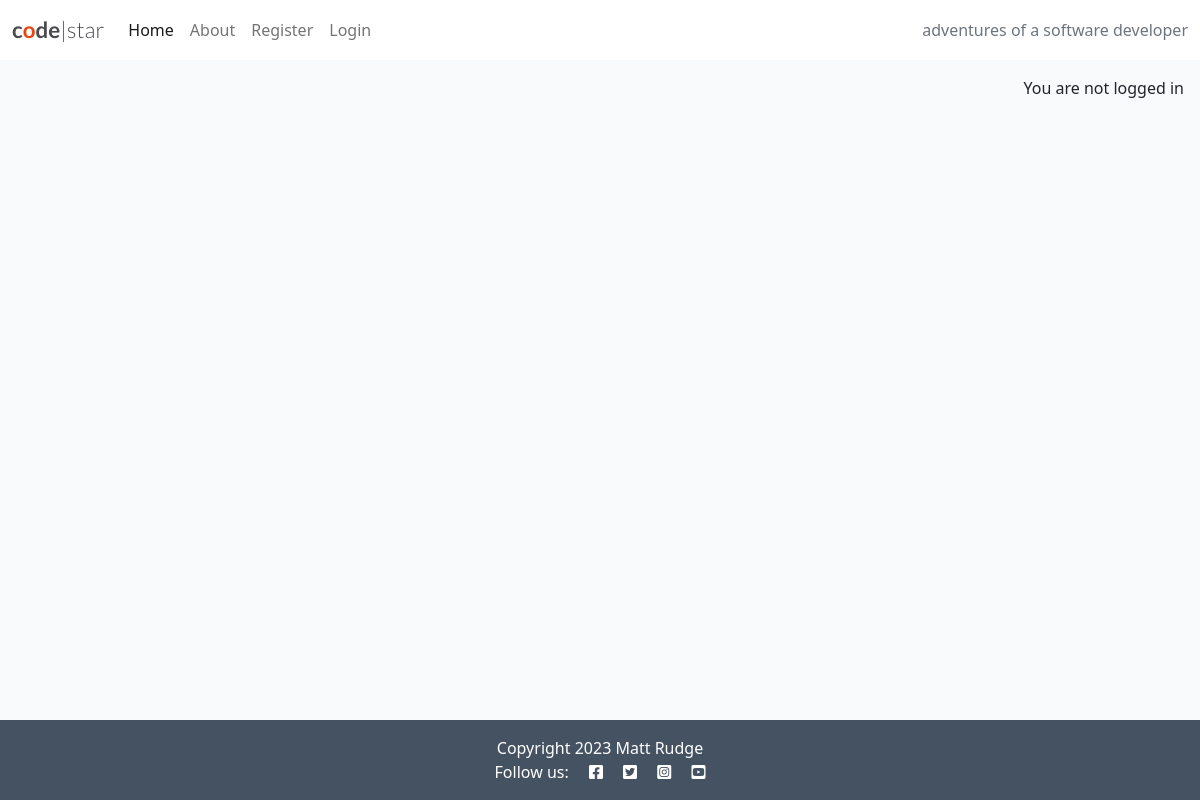
Before: / with the older database file.
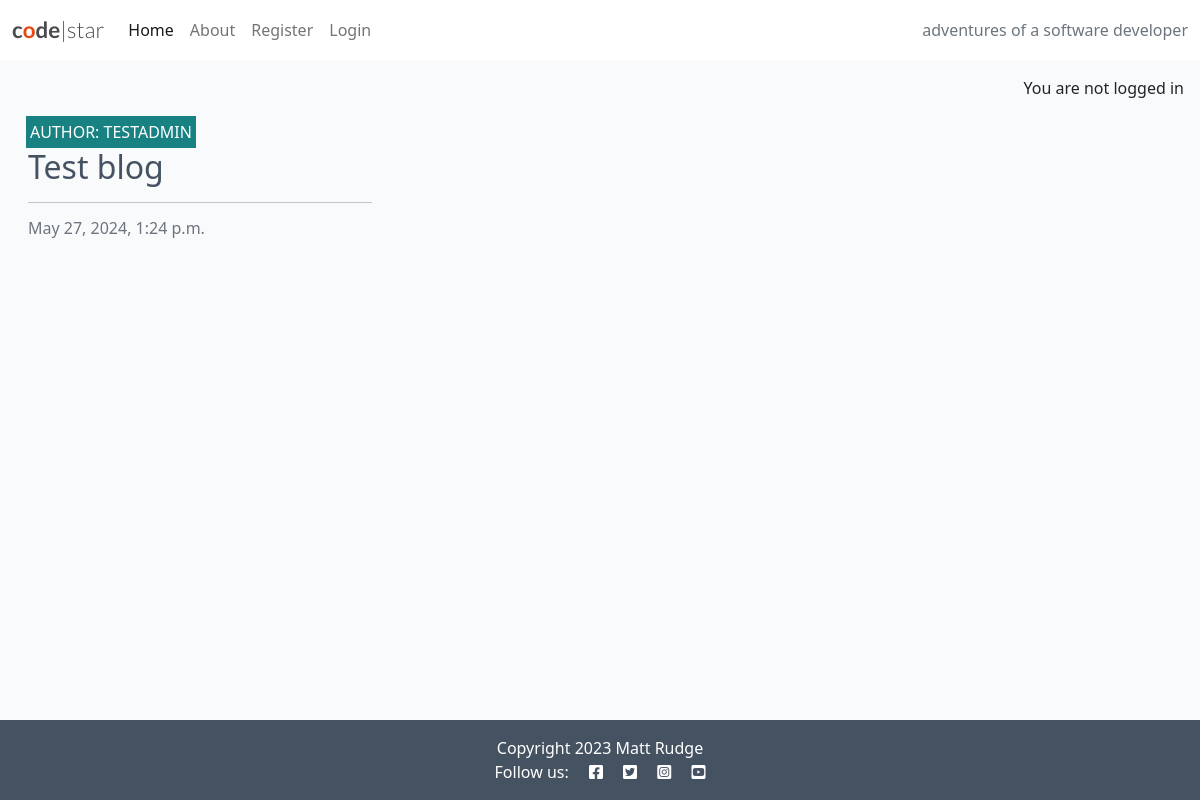
After: the same page with the newer database file.
### blog/models.py (models this page shows, shortened)
class Post(models.Model):
    title = models.CharField(max_length=200, unique=True)
    slug = models.SlugField(max_length=200, unique=True)
    author = models.ForeignKey(
        User, on_delete=models.CASCADE, related_name="blog_posts"
    )
    content = models.TextField()
    created_on = models.DateTimeField(auto_now_add=True)
    status = models.IntegerField(choices=STATUS, default=0)
    excerpt = models.TextField(blank=True)
    updated_on = models.DateTimeField(auto_now=True)
    class Meta:
        ordering = ["created_on"]

### blog/views.py (the view)
# urls.py: path('', views.PostList.as_view(), name='home'),
class PostList(generic.ListView):
   queryset = Post.objects.filter(status=1)
   template_name = "blog/index.html"
   paginate_by = 6

### blog/templates/blog/index.html (shortened to what this page needs)
{% extends "base.html" %}
{% block content %}
<div class="container-fluid">
    <div class="row">
        <div class="col-12 mt-3 left">
            <div class="row">
                {% for post in post_list %}
                <div class="col-md-4">
                    <div class="card mb-4">
                        <div class="card-body">
                            <div class="image-container">
                                <div class="image-flash">
                                    <p class="author">Author: {{ post.author }}</p>
                                </div>
                            </div>
                            <a href="{% url 'post_detail' post.slug %}" class="post-link">
                                <h2 class="card-title">{{ post.title }}</h2>
                            </a>
                            <hr />
                            <p class="card-text text-muted h6">{{ post.created_on}}
                            </p>
                        </div>
                    </div>
                </div>
                {% endfor %}
            </div>
        </div>
    </div>
</div>
{% endblock %}
{% block copyright %}
    Copyright 2023 Matt Rudge
{% endblock %}

### templates/base.html (shortened to what this page needs)
{% load static %}
{% url 'home' as home_url %}
{% url 'about' as about_url %}
{% url 'account_login' as login_url %}
{% url 'account_signup' as signup_url %}
{% url 'account_logout' as logout_url %}
<!DOCTYPE html>
<html class="h-100" lang="en">
<head>
    <link rel="stylesheet" href="https://cdnjs.cloudflare.com/ajax/libs/font-awesome/5.15.3/css/all.min.css">
    <link href="https://cdn.jsdelivr.net/npm/bootstrap@5.0.1/dist/css/bootstrap.min.css" rel="stylesheet"
>
    <link rel="stylesheet" href="{% static 'css/style.css' %}">
</head>
<body class="d-flex flex-column h-100 main-bg">
    <nav class="navbar navbar-expand-lg navbar-light bg-white">
        <div class="container-fluid">
            <a class="navbar-brand" href="{% url 'home' %}"><span class="brand">c<span class="red-o">o</span>de<span
                        class="thin">|star</span></span></a>
            <div class="collapse navbar-collapse" id="navbarText">
                <ul class="navbar-nav me-auto mb-2 mb-lg-0">
                    <li class="nav-item">
                        <a class="nav-link {% if request.path == home_url %}active{% endif %}" aria-current="page"
                            href="{% url 'home' %}">Home</a>
                    </li>
                    <li class="nav-item">
                        <a
                          class="nav-link
                          {% if request.path == about_url %}active{%endif %}"
                          aria-current="page"
                          href="{% url 'about' %}">About</a>
                    </li>
                    {% if user.is_authenticated %}
                    <li class="nav-item">
	                    <a class="nav-link {% if request.path == logout_url %}active{% endif %}" aria-current="page"
                            href="{% url 'account_logout' %}">Logout</a>
                    </li>
                    {% else %}
                    <li class="nav-item">
	                    <a class="nav-link {% if request.path == signup_url %}active{% endif %}" aria-current="page"
		                    href="{% url 'account_signup' %}">Register</a>
                    </li>
                    <li class="nav-item">
	                    <a class="nav-link {% if request.path == login_url %}active{% endif %}" aria-current="page"
                            href="{% url 'account_login' %}">Login</a>
                    </li>
                    {% endif %}
                </ul>
                <span class="navbar-text text-muted">
                    adventures of a software developer
                </span>
            </div>
        </div>
    </nav>
    <main class="flex-shrink-0 main-bg">
        {% if user.is_authenticated %}
        <p class="text-end m-3">You are logged in as {{ user }}</p>
        {% else %}
        <p class="text-end m-3">You are not logged in</p>
        {% endif %}
        {% block content %}{% endblock content %}
    </main>
    <footer class="footer mt-auto py-3 dark-bg">
        <p class="m-0 text-center text-white">
            {% block copyright %}Made by Code Instituters{% endblock copyright %}
        </p>
        <p class="m-0 text-center text-white">Follow us: <i class="fab fa-facebook-square ms-3"></i>
            <i class="fab fa-twitter-square ms-3"></i>
            <i class="fab fa-instagram-square ms-3"></i>
            <i class="fab fa-youtube-square ms-3"></i>
        </p>
    </footer>
</body>
</html>

### static/css/style.css (style rules this page uses)
body { background-color: #F9FAFC; }
.brand { font-family: Lato, sans-serif; font-size: 1.4rem; font-weight: 700; color: #4A4A4F; }
.red-o { color: #E84610; }
.thin { font-weight: 300; }
.dark-bg { background-color: #445261; }
.main-bg { background-color: #F9FAFC; }
.card { border: none; background-color: transparent; }
.image-container { position: relative; }
.image-flash { position: absolute; bottom: 5%; min-width: 30%; left: -2px; background-color: #188181; }
.author { color: white; margin: 4px; text-transform: uppercase; }
.post-link { text-decoration: none; color: #445261; }

Changed rows visible on the page:
added Post: author "TESTADMIN", title "Test blog", created_on "May 27, 2024, 1:24 p.m."
